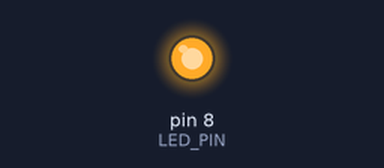
A sketch run on a simulated Arduino Uno, built with avr-gcc and run on an emulated ATmega328P. On the bench: output pins drawn as LEDs (lit = HIGH).

Above: at 1.0 s.
At 3.0 s:
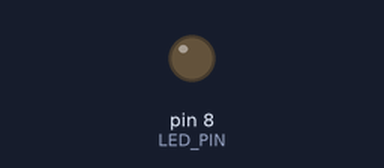
Timing chart, 0 to 5.2 s (numbered marks = the images above):
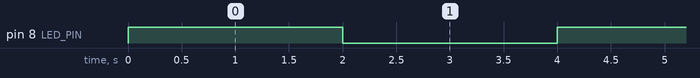

The sketch:

LED_Rezystor.ino
```cpp
// (licence header left out)
#define LED_PIN 8                     // LED diode pin definition

// the setup function runs once when you press reset or power the board
void setup() {
  pinMode(LED_PIN, OUTPUT);          // initialize digital pin LED_PIN as an output.
}

// the loop function runs over and over again forever
void loop() {
  digitalWrite(LED_PIN, HIGH);       // turn the LED on (HIGH is the voltage level)
  delay(2000);                       // wait for a second
  digitalWrite(LED_PIN, LOW);        // turn the LED off by making the voltage LOW
  delay(2000);                       // wait for a second
}
```

Measured:
- by itself, pin 8 (LED_PIN): alternates HIGH for 2.0 s and LOW for 2.0 s
